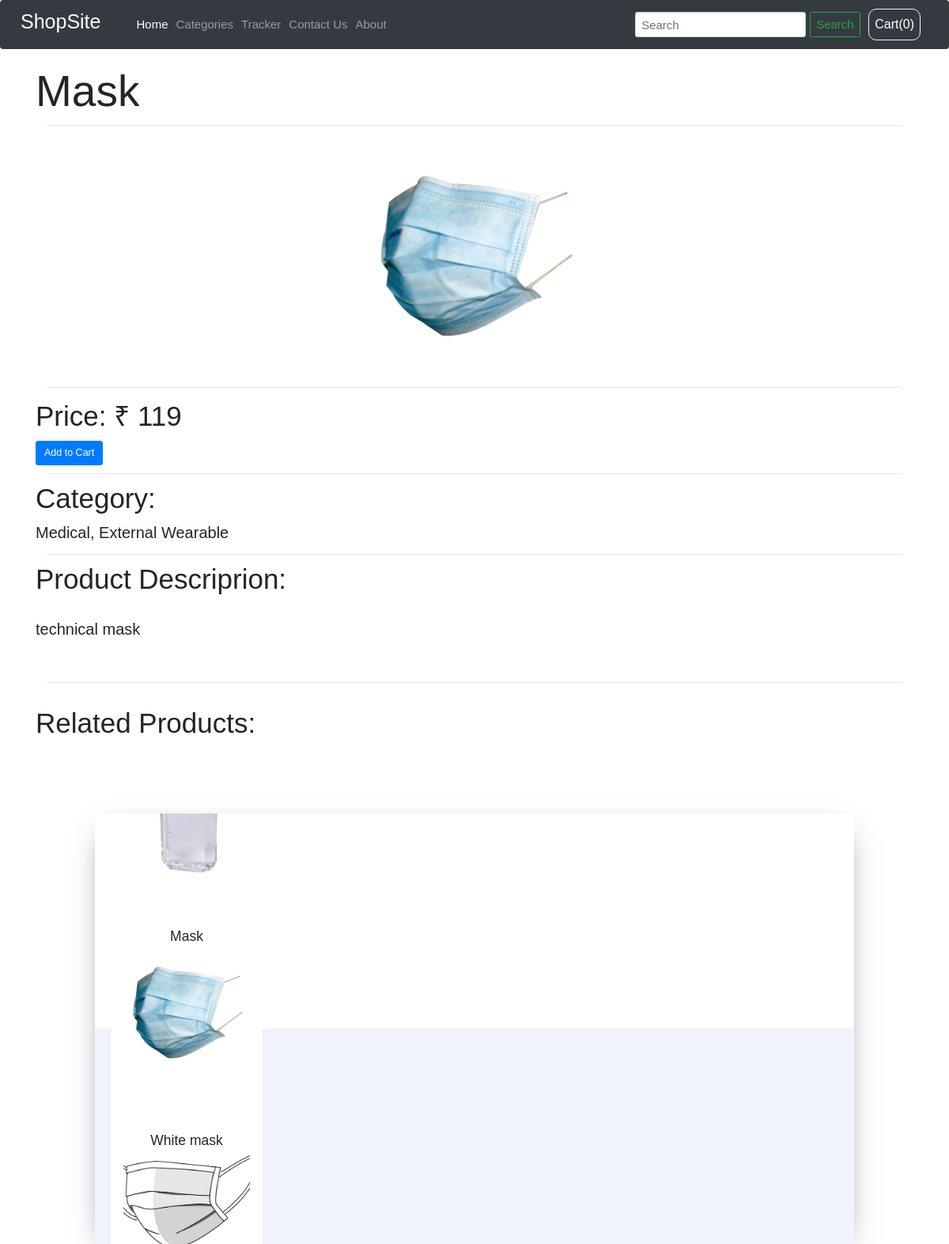
The app's page /shop/product_view/3 with its own data.
### shop/models.py (models this page shows, shortened)
class Product(models.Model):
    prod_id = models.AutoField
    prod_image = models.ImageField(upload_to="shop/images", default="")
    prod_name = models.CharField(max_length=51)
    prod_desc = models.CharField(max_length=511)
    prod_category = models.CharField(max_length=51, default="")
    prod_sub_category = models.CharField(max_length=51, default="")
    prod_price = models.IntegerField(default=0)
    prod_pub_date = models.DateField()

### shop/views.py (the view)
# urls.py: path("product_view/<int:pid>", views.product_view, name="product_view"),
def product_view(request, pid):
    product = Product.objects.filter(id=pid)
    related = Product.objects.filter(prod_category=product[0].prod_category)
    return render(request, 'shop/product_view.html', {'items': {'product': product[0], 'related': related}})

### shop/templates/shop/product_view.html (shortened to what this page needs)
{% extends 'shop/basic.html' %}
{% block body %}
<div class="container my-3">
    <div class="col-md-12">
        <div class="row">
            <div class="display-2">
                <b>{{items.product.prod_name}}</b>
            </div>
        </div>
        <hr>
        <div class="row my-4 img">
            <img src="/media/{{items.product.prod_image}}" alt="">
        </div>
        <hr>
        <div class="row">
            <div class="display-4 my-2">
                <b>Price: ₹ {{items.product.prod_price}}</b>
            </div>
        </div>
        <div class="row my-2">
          <span id="{{items.product.id}}" class="divpr"><button type="button" id="prod{{items.product.id}}" class="btn btn-primary btn-lg btn-block cart">Add to Cart</button></span>
        </div>
        <hr>
        <div class="row my-3">
            <div class="display-4">
                <b>Category:</b>
            </div>
        </div>
        <div class="row my-2">
            <h2>
                {{items.product.prod_category}},
                {{items.product.prod_sub_category}}
            </h2>
        </div>
        <hr>
        <div class="row my-2">
            <div class="display-4">
                <b>Product Descriprion:</b>
            </div>
        </div>
        <div class="row my-5">
            <h2>
                {{items.product.prod_desc}}
            </h2>
        </div>
    </div>
</div>
<div class="container my-3">
    <div class="col-md-12">
        <hr>
        <div class="row my-5">
            <div class="display-4">
                <b>Related Products:</b>
            </div>
        </div>
    </div>
</div>
<link rel="stylesheet" href="https://unpkg.com/flickity@2.0/dist/flickity.min.css">
<div class="carousel-wrapper my-4">
  <div class="carousel" data-flickity>
    {% for product in items.related %}
    <div class="carousel-cell">
      <h3>{{product.prod_name}}</h3>
      <img src="/media/{{product.prod_image}}" />
    </div>
    {% endfor %}
  </div>
</div>
{% endblock %}

### records on screen
Product: product.prod_name "Mask", product.prod_image (picture), product.prod_price "119", product.prod_category "Medical", product.prod_sub_category "External Wearable", product.prod_desc "technical mask", prod_name "Mask", prod_image (picture)
Product: prod_image (picture)
Product: prod_name "White mask", prod_image (picture)
